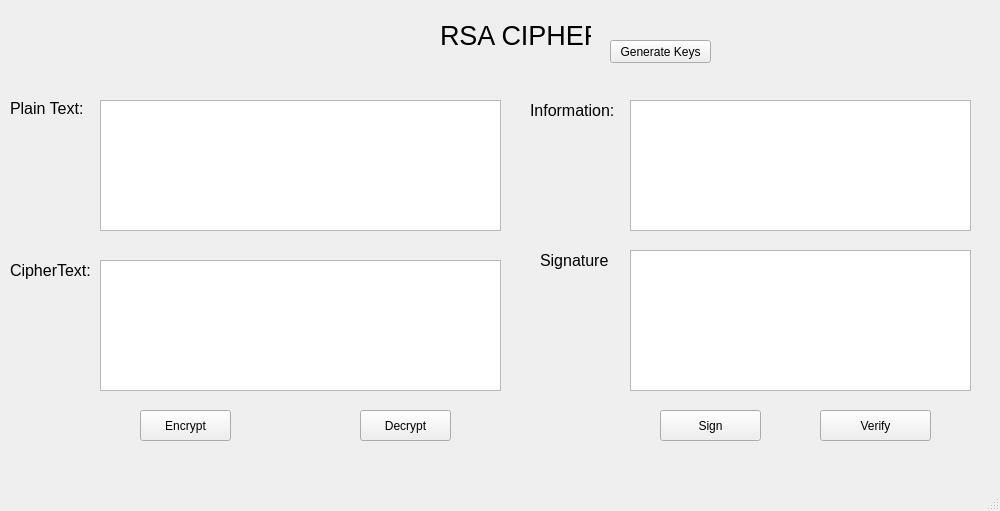
<?xml version="1.0" encoding="UTF-8"?>
<ui version="4.0">
 <class>MainWindow</class>
 <widget class="QMainWindow" name="MainWindow">
  <property name="geometry">
   <rect>
    <x>0</x>
    <y>0</y>
    <width>1000</width>
    <height>511</height>
   </rect>
  </property>
  <property name="windowTitle">
   <string>MainWindow</string>
  </property>
  <widget class="QWidget" name="centralwidget">
   <widget class="QTextEdit" name="txt_plaintext">
    <property name="geometry">
     <rect>
      <x>100</x>
      <y>100</y>
      <width>401</width>
      <height>131</height>
     </rect>
    </property>
   </widget>
   <widget class="QTextEdit" name="txt_ciphertext">
    <property name="geometry">
     <rect>
      <x>100</x>
      <y>260</y>
      <width>401</width>
      <height>131</height>
     </rect>
    </property>
   </widget>
   <widget class="QLabel" name="label">
    <property name="geometry">
     <rect>
      <x>10</x>
      <y>100</y>
      <width>81</width>
      <height>16</height>
     </rect>
    </property>
    <property name="font">
     <font>
      <pointsize>12</pointsize>
     </font>
    </property>
    <property name="text">
     <string>Plain Text:</string>
    </property>
   </widget>
   <widget class="QLabel" name="label_2">
    <property name="geometry">
     <rect>
      <x>10</x>
      <y>260</y>
      <width>81</width>
      <height>21</height>
     </rect>
    </property>
    <property name="font">
     <font>
      <pointsize>12</pointsize>
     </font>
    </property>
    <property name="text">
     <string>CipherText:</string>
    </property>
   </widget>
   <widget class="QLabel" name="label_3">
    <property name="geometry">
     <rect>
      <x>440</x>
      <y>10</y>
      <width>151</width>
      <height>51</height>
     </rect>
    </property>
    <property name="font">
     <font>
      <pointsize>20</pointsize>
     </font>
    </property>
    <property name="layoutDirection">
     <enum>Qt::LeftToRight</enum>
    </property>
    <property name="text">
     <string>RSA CIPHER</string>
    </property>
   </widget>
   <widget class="QLabel" name="label_4">
    <property name="geometry">
     <rect>
      <x>530</x>
      <y>100</y>
      <width>91</width>
      <height>20</height>
     </rect>
    </property>
    <property name="font">
     <font>
      <pointsize>12</pointsize>
     </font>
    </property>
    <property name="text">
     <string>Information:</string>
    </property>
   </widget>
   <widget class="QLabel" name="label_5">
    <property name="geometry">
     <rect>
      <x>540</x>
      <y>250</y>
      <width>71</width>
      <height>21</height>
     </rect>
    </property>
    <property name="font">
     <font>
      <pointsize>12</pointsize>
     </font>
    </property>
    <property name="text">
     <string>Signature</string>
    </property>
   </widget>
   <widget class="QTextEdit" name="txt_infomation">
    <property name="geometry">
     <rect>
      <x>630</x>
      <y>100</y>
      <width>341</width>
      <height>131</height>
     </rect>
    </property>
   </widget>
   <widget class="QTextEdit" name="txt_signature">
    <property name="geometry">
     <rect>
      <x>630</x>
      <y>250</y>
      <width>341</width>
      <height>141</height>
     </rect>
    </property>
   </widget>
   <widget class="QPushButton" name="btn_encrypt">
    <property name="geometry">
     <rect>
      <x>140</x>
      <y>410</y>
      <width>91</width>
      <height>31</height>
     </rect>
    </property>
    <property name="text">
     <string>Encrypt</string>
    </property>
   </widget>
   <widget class="QPushButton" name="btn_decrypt">
    <property name="geometry">
     <rect>
      <x>360</x>
      <y>410</y>
      <width>91</width>
      <height>31</height>
     </rect>
    </property>
    <property name="text">
     <string>Decrypt</string>
    </property>
   </widget>
   <widget class="QPushButton" name="btn_sign">
    <property name="geometry">
     <rect>
      <x>660</x>
      <y>410</y>
      <width>101</width>
      <height>31</height>
     </rect>
    </property>
    <property name="text">
     <string>Sign</string>
    </property>
   </widget>
   <widget class="QPushButton" name="btn_verify">
    <property name="geometry">
     <rect>
      <x>820</x>
      <y>410</y>
      <width>111</width>
      <height>31</height>
     </rect>
    </property>
    <property name="text">
     <string>Verify</string>
    </property>
   </widget>
   <widget class="QPushButton" name="btn_generate_keys">
    <property name="geometry">
     <rect>
      <x>610</x>
      <y>40</y>
      <width>101</width>
      <height>23</height>
     </rect>
    </property>
    <property name="text">
     <string>Generate Keys</string>
    </property>
   </widget>
  </widget>
  <widget class="QMenuBar" name="menubar">
   <property name="geometry">
    <rect>
     <x>0</x>
     <y>0</y>
     <width>1000</width>
     <height>21</height>
    </rect>
   </property>
  </widget>
  <widget class="QStatusBar" name="statusbar"/>
 </widget>
 <resources/>
 <connections/>
</ui>
